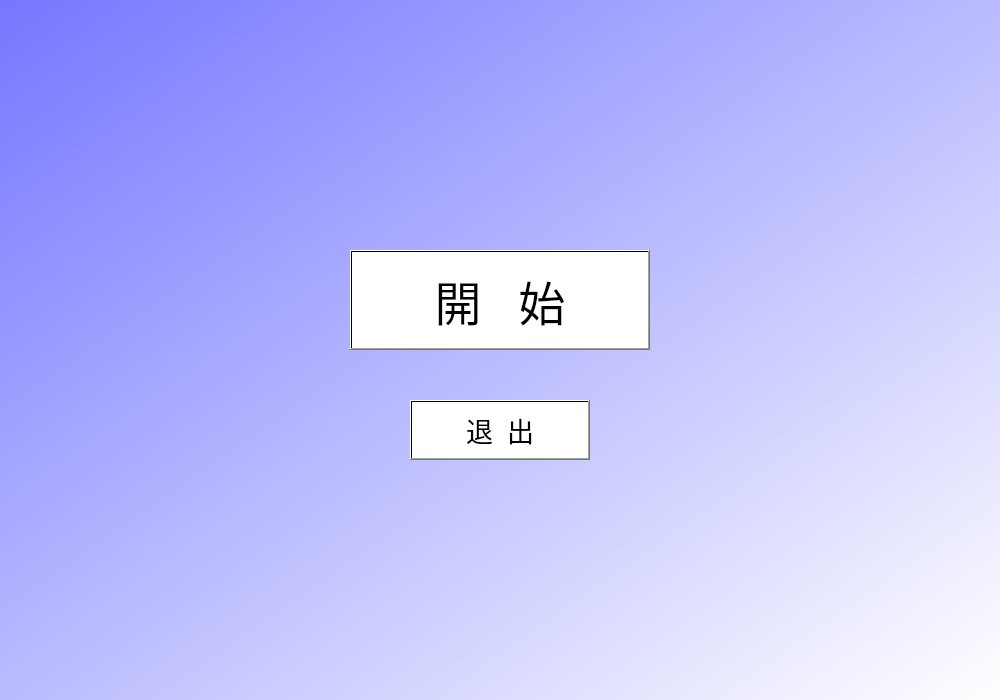
<?xml version="1.0" encoding="UTF-8"?>
<ui version="4.0">
 <class>Form</class>
 <widget class="QWidget" name="Form">
  <property name="geometry">
   <rect>
    <x>0</x>
    <y>0</y>
    <width>1000</width>
    <height>700</height>
   </rect>
  </property>
  <property name="maximumSize">
   <size>
    <width>1000</width>
    <height>16777215</height>
   </size>
  </property>
  <property name="windowTitle">
   <string>Form</string>
  </property>
  <property name="styleSheet">
   <string notr="true">background-color: qlineargradient(spread:pad, x1:0, y1:0, x2:1, y2:1, stop:0 rgba(117, 119, 255, 255), stop:1 rgba(255, 255, 255, 255));</string>
  </property>
  <widget class="QPushButton" name="pushButton">
   <property name="geometry">
    <rect>
     <x>350</x>
     <y>250</y>
     <width>300</width>
     <height>100</height>
    </rect>
   </property>
   <property name="palette">
    <palette>
     <active>
      <colorrole role="Button">
       <brush brushstyle="LinearGradientPattern">
        <gradient startx="0.000000000000000" starty="0.000000000000000" endx="1.000000000000000" endy="1.000000000000000" type="LinearGradient" spread="PadSpread" coordinatemode="ObjectBoundingMode">
         <gradientstop position="0.000000000000000">
          <color alpha="255">
           <red>255</red>
           <green>255</green>
           <blue>255</blue>
          </color>
         </gradientstop>
         <gradientstop position="1.000000000000000">
          <color alpha="255">
           <red>255</red>
           <green>255</green>
           <blue>255</blue>
          </color>
         </gradientstop>
        </gradient>
       </brush>
      </colorrole>
      <colorrole role="Base">
       <brush brushstyle="LinearGradientPattern">
        <gradient startx="0.000000000000000" starty="0.000000000000000" endx="1.000000000000000" endy="1.000000000000000" type="LinearGradient" spread="PadSpread" coordinatemode="ObjectBoundingMode">
         <gradientstop position="0.000000000000000">
          <color alpha="255">
           <red>255</red>
           <green>255</green>
           <blue>255</blue>
          </color>
         </gradientstop>
         <gradientstop position="1.000000000000000">
          <color alpha="255">
           <red>255</red>
           <green>255</green>
           <blue>255</blue>
          </color>
         </gradientstop>
        </gradient>
       </brush>
      </colorrole>
      <colorrole role="Window">
       <brush brushstyle="LinearGradientPattern">
        <gradient startx="0.000000000000000" starty="0.000000000000000" endx="1.000000000000000" endy="1.000000000000000" type="LinearGradient" spread="PadSpread" coordinatemode="ObjectBoundingMode">
         <gradientstop position="0.000000000000000">
          <color alpha="255">
           <red>255</red>
           <green>255</green>
           <blue>255</blue>
          </color>
         </gradientstop>
         <gradientstop position="1.000000000000000">
          <color alpha="255">
           <red>255</red>
           <green>255</green>
           <blue>255</blue>
          </color>
         </gradientstop>
        </gradient>
       </brush>
      </colorrole>
     </active>
     <inactive>
      <colorrole role="Button">
       <brush brushstyle="LinearGradientPattern">
        <gradient startx="0.000000000000000" starty="0.000000000000000" endx="1.000000000000000" endy="1.000000000000000" type="LinearGradient" spread="PadSpread" coordinatemode="ObjectBoundingMode">
         <gradientstop position="0.000000000000000">
          <color alpha="255">
           <red>255</red>
           <green>255</green>
           <blue>255</blue>
          </color>
         </gradientstop>
         <gradientstop position="1.000000000000000">
          <color alpha="255">
           <red>255</red>
           <green>255</green>
           <blue>255</blue>
          </color>
         </gradientstop>
        </gradient>
       </brush>
      </colorrole>
      <colorrole role="Base">
       <brush brushstyle="LinearGradientPattern">
        <gradient startx="0.000000000000000" starty="0.000000000000000" endx="1.000000000000000" endy="1.000000000000000" type="LinearGradient" spread="PadSpread" coordinatemode="ObjectBoundingMode">
         <gradientstop position="0.000000000000000">
          <color alpha="255">
           <red>255</red>
           <green>255</green>
           <blue>255</blue>
          </color>
         </gradientstop>
         <gradientstop position="1.000000000000000">
          <color alpha="255">
           <red>255</red>
           <green>255</green>
           <blue>255</blue>
          </color>
         </gradientstop>
        </gradient>
       </brush>
      </colorrole>
      <colorrole role="Window">
       <brush brushstyle="LinearGradientPattern">
        <gradient startx="0.000000000000000" starty="0.000000000000000" endx="1.000000000000000" endy="1.000000000000000" type="LinearGradient" spread="PadSpread" coordinatemode="ObjectBoundingMode">
         <gradientstop position="0.000000000000000">
          <color alpha="255">
           <red>255</red>
           <green>255</green>
           <blue>255</blue>
          </color>
         </gradientstop>
         <gradientstop position="1.000000000000000">
          <color alpha="255">
           <red>255</red>
           <green>255</green>
           <blue>255</blue>
          </color>
         </gradientstop>
        </gradient>
       </brush>
      </colorrole>
     </inactive>
     <disabled>
      <colorrole role="Button">
       <brush brushstyle="LinearGradientPattern">
        <gradient startx="0.000000000000000" starty="0.000000000000000" endx="1.000000000000000" endy="1.000000000000000" type="LinearGradient" spread="PadSpread" coordinatemode="ObjectBoundingMode">
         <gradientstop position="0.000000000000000">
          <color alpha="255">
           <red>255</red>
           <green>255</green>
           <blue>255</blue>
          </color>
         </gradientstop>
         <gradientstop position="1.000000000000000">
          <color alpha="255">
           <red>255</red>
           <green>255</green>
           <blue>255</blue>
          </color>
         </gradientstop>
        </gradient>
       </brush>
      </colorrole>
      <colorrole role="Base">
       <brush brushstyle="LinearGradientPattern">
        <gradient startx="0.000000000000000" starty="0.000000000000000" endx="1.000000000000000" endy="1.000000000000000" type="LinearGradient" spread="PadSpread" coordinatemode="ObjectBoundingMode">
         <gradientstop position="0.000000000000000">
          <color alpha="255">
           <red>255</red>
           <green>255</green>
           <blue>255</blue>
          </color>
         </gradientstop>
         <gradientstop position="1.000000000000000">
          <color alpha="255">
           <red>255</red>
           <green>255</green>
           <blue>255</blue>
          </color>
         </gradientstop>
        </gradient>
       </brush>
      </colorrole>
      <colorrole role="Window">
       <brush brushstyle="LinearGradientPattern">
        <gradient startx="0.000000000000000" starty="0.000000000000000" endx="1.000000000000000" endy="1.000000000000000" type="LinearGradient" spread="PadSpread" coordinatemode="ObjectBoundingMode">
         <gradientstop position="0.000000000000000">
          <color alpha="255">
           <red>255</red>
           <green>255</green>
           <blue>255</blue>
          </color>
         </gradientstop>
         <gradientstop position="1.000000000000000">
          <color alpha="255">
           <red>255</red>
           <green>255</green>
           <blue>255</blue>
          </color>
         </gradientstop>
        </gradient>
       </brush>
      </colorrole>
     </disabled>
    </palette>
   </property>
   <property name="font">
    <font>
     <family>微軟正黑體</family>
     <pointsize>35</pointsize>
     <weight>50</weight>
     <bold>false</bold>
    </font>
   </property>
   <property name="styleSheet">
    <string notr="true">background-color: qlineargradient(spread:pad, x1:0, y1:0, x2:1, y2:1, stop:0 rgba(255, 255, 255, 255), stop:1 rgba(255, 255, 255, 255));</string>
   </property>
   <property name="text">
    <string>開   始</string>
   </property>
   <property name="iconSize">
    <size>
     <width>100</width>
     <height>50</height>
    </size>
   </property>
  </widget>
  <widget class="QPushButton" name="pushButton_3">
   <property name="geometry">
    <rect>
     <x>410</x>
     <y>400</y>
     <width>180</width>
     <height>60</height>
    </rect>
   </property>
   <property name="sizePolicy">
    <sizepolicy hsizetype="Minimum" vsizetype="Fixed">
     <horstretch>0</horstretch>
     <verstretch>0</verstretch>
    </sizepolicy>
   </property>
   <property name="palette">
    <palette>
     <active>
      <colorrole role="Button">
       <brush brushstyle="LinearGradientPattern">
        <gradient startx="0.000000000000000" starty="0.000000000000000" endx="1.000000000000000" endy="1.000000000000000" type="LinearGradient" spread="PadSpread" coordinatemode="ObjectBoundingMode">
         <gradientstop position="0.000000000000000">
          <color alpha="255">
           <red>255</red>
           <green>255</green>
           <blue>255</blue>
          </color>
         </gradientstop>
         <gradientstop position="1.000000000000000">
          <color alpha="255">
           <red>255</red>
           <green>255</green>
           <blue>255</blue>
          </color>
         </gradientstop>
        </gradient>
       </brush>
      </colorrole>
      <colorrole role="Base">
       <brush brushstyle="LinearGradientPattern">
        <gradient startx="0.000000000000000" starty="0.000000000000000" endx="1.000000000000000" endy="1.000000000000000" type="LinearGradient" spread="PadSpread" coordinatemode="ObjectBoundingMode">
         <gradientstop position="0.000000000000000">
          <color alpha="255">
           <red>255</red>
           <green>255</green>
           <blue>255</blue>
          </color>
         </gradientstop>
         <gradientstop position="1.000000000000000">
          <color alpha="255">
           <red>255</red>
           <green>255</green>
           <blue>255</blue>
          </color>
         </gradientstop>
        </gradient>
       </brush>
      </colorrole>
      <colorrole role="Window">
       <brush brushstyle="LinearGradientPattern">
        <gradient startx="0.000000000000000" starty="0.000000000000000" endx="1.000000000000000" endy="1.000000000000000" type="LinearGradient" spread="PadSpread" coordinatemode="ObjectBoundingMode">
         <gradientstop position="0.000000000000000">
          <color alpha="255">
           <red>255</red>
           <green>255</green>
           <blue>255</blue>
          </color>
         </gradientstop>
         <gradientstop position="1.000000000000000">
          <color alpha="255">
           <red>255</red>
           <green>255</green>
           <blue>255</blue>
          </color>
         </gradientstop>
        </gradient>
       </brush>
      </colorrole>
     </active>
     <inactive>
      <colorrole role="Button">
       <brush brushstyle="LinearGradientPattern">
        <gradient startx="0.000000000000000" starty="0.000000000000000" endx="1.000000000000000" endy="1.000000000000000" type="LinearGradient" spread="PadSpread" coordinatemode="ObjectBoundingMode">
         <gradientstop position="0.000000000000000">
          <color alpha="255">
           <red>255</red>
           <green>255</green>
           <blue>255</blue>
          </color>
         </gradientstop>
         <gradientstop position="1.000000000000000">
          <color alpha="255">
           <red>255</red>
           <green>255</green>
           <blue>255</blue>
          </color>
         </gradientstop>
        </gradient>
       </brush>
      </colorrole>
      <colorrole role="Base">
       <brush brushstyle="LinearGradientPattern">
        <gradient startx="0.000000000000000" starty="0.000000000000000" endx="1.000000000000000" endy="1.000000000000000" type="LinearGradient" spread="PadSpread" coordinatemode="ObjectBoundingMode">
         <gradientstop position="0.000000000000000">
          <color alpha="255">
           <red>255</red>
           <green>255</green>
           <blue>255</blue>
          </color>
         </gradientstop>
         <gradientstop position="1.000000000000000">
          <color alpha="255">
           <red>255</red>
           <green>255</green>
           <blue>255</blue>
          </color>
         </gradientstop>
        </gradient>
       </brush>
      </colorrole>
      <colorrole role="Window">
       <brush brushstyle="LinearGradientPattern">
        <gradient startx="0.000000000000000" starty="0.000000000000000" endx="1.000000000000000" endy="1.000000000000000" type="LinearGradient" spread="PadSpread" coordinatemode="ObjectBoundingMode">
         <gradientstop position="0.000000000000000">
          <color alpha="255">
           <red>255</red>
           <green>255</green>
           <blue>255</blue>
          </color>
         </gradientstop>
         <gradientstop position="1.000000000000000">
          <color alpha="255">
           <red>255</red>
           <green>255</green>
           <blue>255</blue>
          </color>
         </gradientstop>
        </gradient>
       </brush>
      </colorrole>
     </inactive>
     <disabled>
      <colorrole role="Button">
       <brush brushstyle="LinearGradientPattern">
        <gradient startx="0.000000000000000" starty="0.000000000000000" endx="1.000000000000000" endy="1.000000000000000" type="LinearGradient" spread="PadSpread" coordinatemode="ObjectBoundingMode">
         <gradientstop position="0.000000000000000">
          <color alpha="255">
           <red>255</red>
           <green>255</green>
           <blue>255</blue>
          </color>
         </gradientstop>
         <gradientstop position="1.000000000000000">
          <color alpha="255">
           <red>255</red>
           <green>255</green>
           <blue>255</blue>
          </color>
         </gradientstop>
        </gradient>
       </brush>
      </colorrole>
      <colorrole role="Base">
       <brush brushstyle="LinearGradientPattern">
        <gradient startx="0.000000000000000" starty="0.000000000000000" endx="1.000000000000000" endy="1.000000000000000" type="LinearGradient" spread="PadSpread" coordinatemode="ObjectBoundingMode">
         <gradientstop position="0.000000000000000">
          <color alpha="255">
           <red>255</red>
           <green>255</green>
           <blue>255</blue>
          </color>
         </gradientstop>
         <gradientstop position="1.000000000000000">
          <color alpha="255">
           <red>255</red>
           <green>255</green>
           <blue>255</blue>
          </color>
         </gradientstop>
        </gradient>
       </brush>
      </colorrole>
      <colorrole role="Window">
       <brush brushstyle="LinearGradientPattern">
        <gradient startx="0.000000000000000" starty="0.000000000000000" endx="1.000000000000000" endy="1.000000000000000" type="LinearGradient" spread="PadSpread" coordinatemode="ObjectBoundingMode">
         <gradientstop position="0.000000000000000">
          <color alpha="255">
           <red>255</red>
           <green>255</green>
           <blue>255</blue>
          </color>
         </gradientstop>
         <gradientstop position="1.000000000000000">
          <color alpha="255">
           <red>255</red>
           <green>255</green>
           <blue>255</blue>
          </color>
         </gradientstop>
        </gradient>
       </brush>
      </colorrole>
     </disabled>
    </palette>
   </property>
   <property name="font">
    <font>
     <family>微軟正黑體</family>
     <pointsize>20</pointsize>
    </font>
   </property>
   <property name="styleSheet">
    <string notr="true">background-color: qlineargradient(spread:pad, x1:0, y1:0, x2:1, y2:1, stop:0 rgba(255, 255, 255, 255), stop:1 rgba(255, 255, 255, 255));</string>
   </property>
   <property name="text">
    <string>退  出</string>
   </property>
  </widget>
 </widget>
 <resources/>
 <connections/>
</ui>
